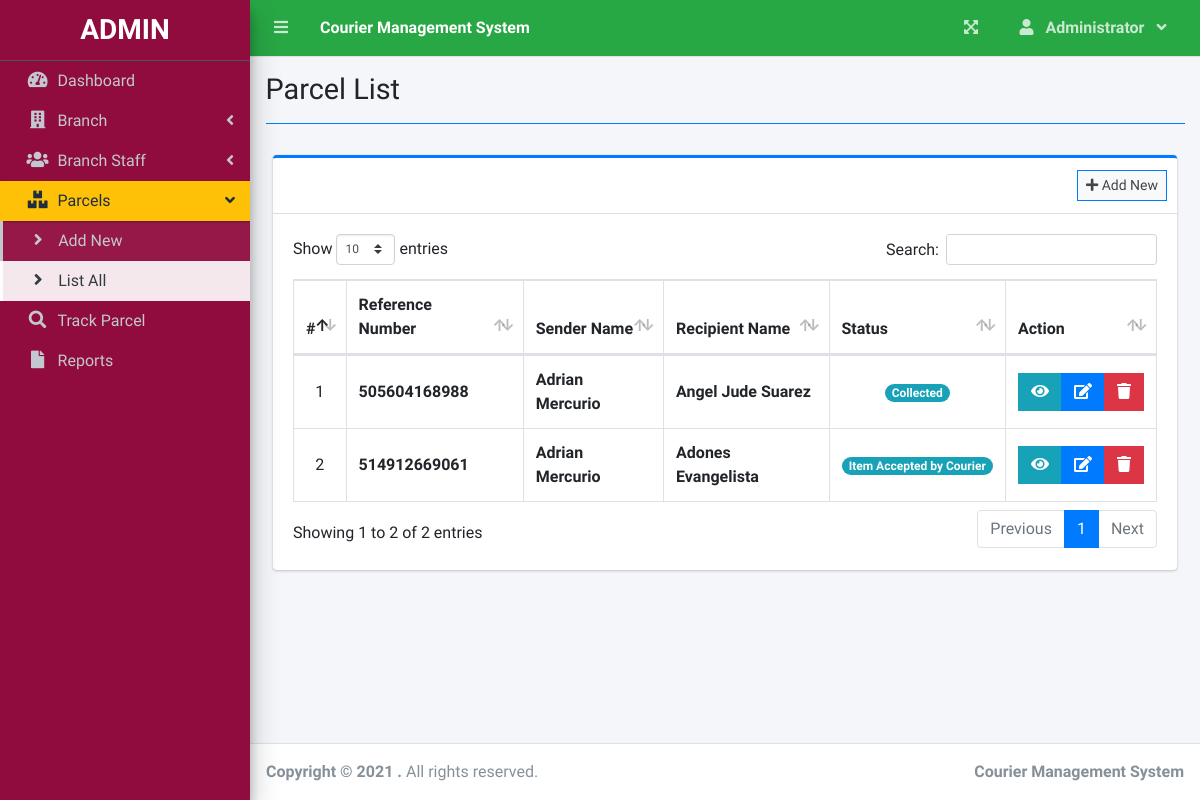
The page /index.php?page=parcel_list (signed in) on the database its author committed.
### tables this page shows
CREATE TABLE `parcels` (
  `id` int(30) NOT NULL,
  `reference_number` varchar(100) NOT NULL,
  `sender_name` text NOT NULL,
  `sender_address` text NOT NULL,
  `sender_contact` text NOT NULL,
  `recipient_name` text NOT NULL,
  `recipient_address` text NOT NULL,
  `recipient_contact` text NOT NULL,
  `type` int(1) NOT NULL COMMENT '1 = Deliver, 2=Pickup',
  `from_branch_id` varchar(30) NOT NULL,
  `to_branch_id` varchar(30) NOT NULL,
  `weight` varchar(100) NOT NULL,
  `height` varchar(100) NOT NULL,
  `width` varchar(100) NOT NULL,
  `length` varchar(100) NOT NULL,
  `price` float NOT NULL,
  `status` int(2) NOT NULL DEFAULT 0,
  `date_created` datetime NOT NULL DEFAULT current_timestamp()
);

### parcel_list.php (the view, shortened to what this page needs)
<?php include'db_connect.php' ?>
<div class="col-lg-12">
	<div class="card card-outline card-primary">
		<div class="card-header">
			<div class="card-tools">
				<a class="btn btn-block btn-sm btn-default btn-flat border-primary " href="./index.php?page=new_parcel"><i class="fa fa-plus"></i> Add New</a>
			</div>
		</div>
		<div class="card-body">
			<table class="table tabe-hover table-bordered" id="list">
				<!-- <colgroup>
					<col width="5%">
					<col width="15%">
					<col width="25%">
					<col width="25%">
					<col width="15%">
				</colgroup> -->
				<thead>
					<tr>
						<th class="text-center">#</th>
						<th>Reference Number</th>
						<th>Sender Name</th>
						<th>Recipient Name</th>
						<th>Status</th>
						<th>Action</th>
					</tr>
				</thead>
				<tbody>
					<?php
					$i = 1;
					$where = "";
					$qry = $conn->query("SELECT * from parcels $where order by  unix_timestamp(date_created) desc ");
					while($row= $qry->fetch_assoc()):
					?>
					<tr>
						<td class="text-center"><?php echo $i++ ?></td>
						<td><b><?php echo ($row['reference_number']) ?></b></td>
						<td><b><?php echo ucwords($row['sender_name']) ?></b></td>
						<td><b><?php echo ucwords($row['recipient_name']) ?></b></td>
						<td class="text-center">
							<?php
							switch ($row['status']) {
								case '1':
									echo "<span class='badge badge-pill badge-info'> Collected</span>";
									break;
								default:
									echo "<span class='badge badge-pill badge-info'> Item Accepted by Courier</span>";
									break;
							}
							?>
						</td>
						<td class="text-center">
		                    <div class="btn-group">
		                    	<button type="button" class="btn btn-info btn-flat view_parcel" data-id="<?php echo $row['id'] ?>">
		                          <i class="fas fa-eye"></i>
		                        </button>
		                        <a href="index.php?page=edit_parcel&id=<?php echo $row['id'] ?>" class="btn btn-primary btn-flat ">
		                          <i class="fas fa-edit"></i>
		                        </a>
		                        <button type="button" class="btn btn-danger btn-flat delete_parcel" data-id="<?php echo $row['id'] ?>">
		                          <i class="fas fa-trash"></i>
		                        </button>
	                      </div>
						</td>
					</tr>
				<?php endwhile; ?>
				</tbody>
			</table>
		</div>
	</div>
</div>

### parcel_list.php (style rules this page uses)
table td { vertical-align: middle !important; }

### rows shown on the page
parcels: reference_number "505604168988", sender_name "Adrian Mercurio", recipient_name "Angel Jude Suarez", status "Collected"
parcels: reference_number "514912669061", sender_name "Adrian Mercurio", recipient_name "Adones Evangelista", status "Item Accepted by Courier"

### other values the page prints
$_SESSION['system']['name'] "Courier Management System"
$_SESSION['login_firstname'] "Administrator"
$title "Parcel List"
